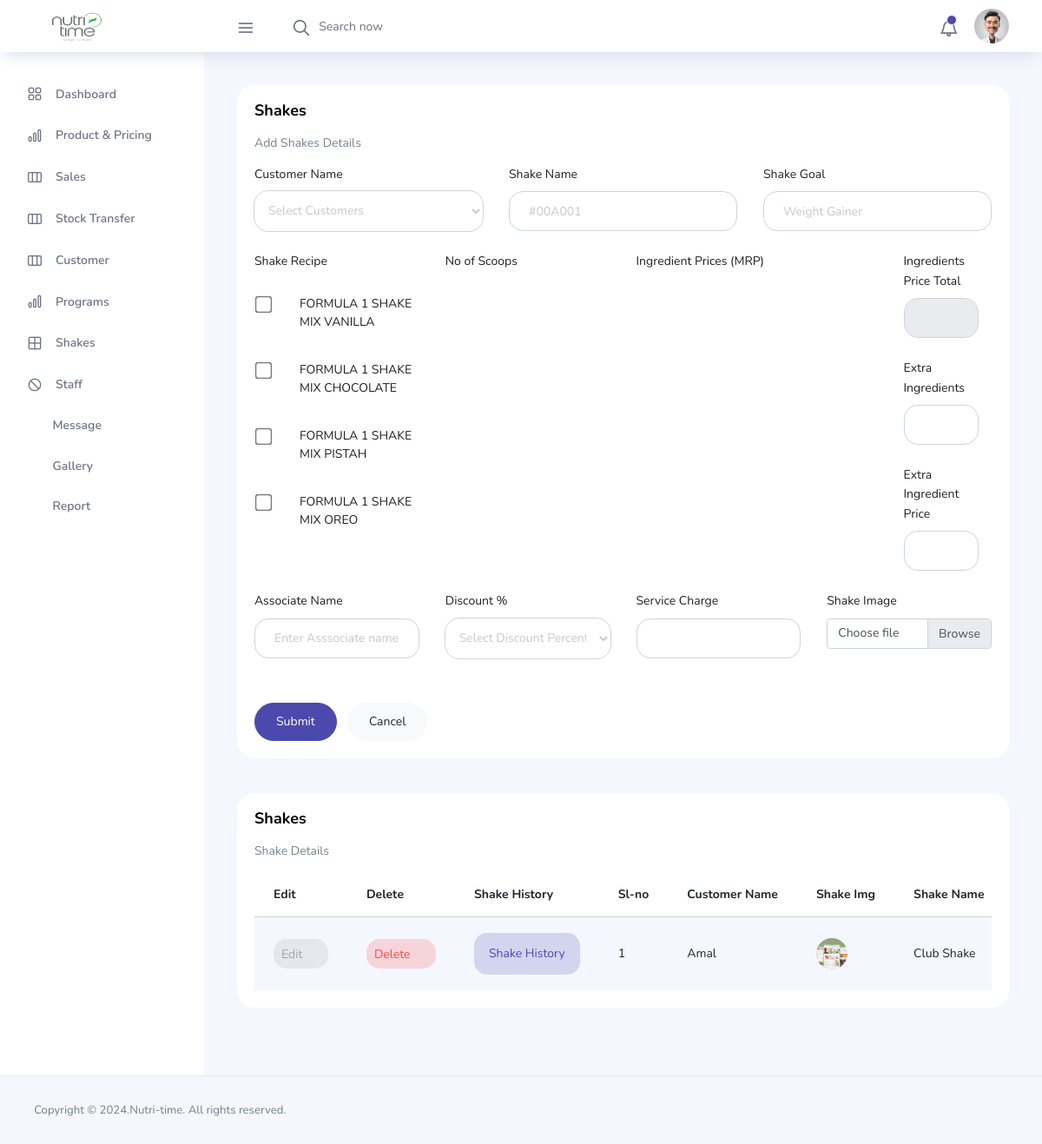
/Admin/pages/admin-shake.php (signed in), run on an earlier commit of the app's database.
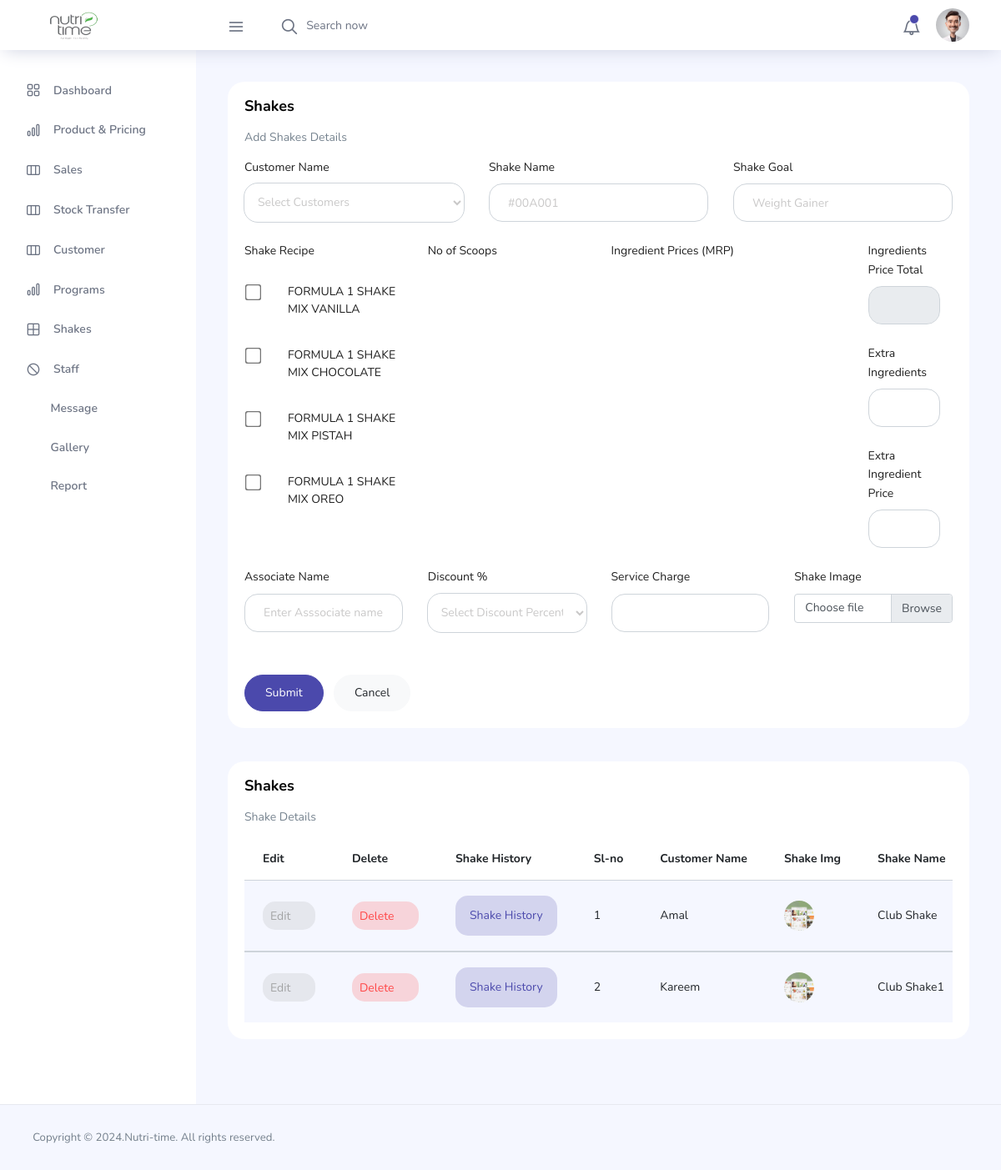
And on a later commit of the database.
### tables this page shows
CREATE TABLE `price` (
  `pri_id` int(11) NOT NULL,
  `pro_name` varchar(50) NOT NULL,
  `pro_code` varchar(20) NOT NULL,
  `pro_category` varchar(50) NOT NULL,
  `pro_subcat` varchar(50) NOT NULL,
  `pro_mrp` varchar(10) NOT NULL,
  `pro_price` varchar(20) NOT NULL,
  `pro_dis0` varchar(10) NOT NULL DEFAULT '1',
  `pro_dis15` varchar(10) NOT NULL,
  `pro_dis25` varchar(10) NOT NULL,
  `pro_dis35` varchar(10) NOT NULL,
  `pro_dis42` varchar(10) NOT NULL,
  `pro_dis50` varchar(10) NOT NULL,
  `pro_vp` varchar(100) NOT NULL,
  `pro_vptotal` varchar(10) NOT NULL,
  `pro_scoop` varchar(10) NOT NULL,
  `pro_scooptotal` varchar(10) NOT NULL,
  `pro_scoopqua` varchar(10) NOT NULL,
  `pro_scoop0` varchar(10) NOT NULL,
  `pro_scoop15` varchar(10) NOT NULL,
  `pro_scoop25` varchar(10) NOT NULL,
  `pro_scoop35` varchar(10) NOT NULL,
  `pro_scoop42` varchar(10) NOT NULL,
  `pro_scoop50` varchar(10) NOT NULL,
  `pro_quantity` varchar(10) NOT NULL,
  `pro_curquantity` varchar(10) NOT NULL,
  `pro_hsn` varchar(200) NOT NULL,
  `pro_img` varchar(100) NOT NULL,
  `pro_date` varchar(100) NOT NULL
);

CREATE TABLE `shake` (
  `shake_id` int(11) NOT NULL,
  `shake_name` varchar(100) NOT NULL,
  `shake_assoc` varchar(100) NOT NULL,
  `customer_id` int(10) NOT NULL,
  `customer_name` varchar(100) NOT NULL,
  `shake_goal` varchar(100) NOT NULL,
  `shake_recipes` varchar(200) NOT NULL,
  `shake_mrp` varchar(100) NOT NULL,
  `shake_scoops` varchar(100) NOT NULL,
  `shake_extra` varchar(25) NOT NULL,
  `shake_extraprice` varchar(10) NOT NULL,
  `shake_discount` varchar(50) NOT NULL,
  `shake_expence` varchar(25) NOT NULL,
  `shake_total` varchar(50) NOT NULL,
  `shake_image` varchar(100) NOT NULL,
  `shake_date` varchar(100) NOT NULL
);

### Admin/pages/admin-shake.php (the view, shortened to what this page needs)
<?php
include './connect.php';
$sh_reci1 = $pro_id = $sh_name1 = $sh_goal1 = $sh_extra1 = $sh_extraprice1 = $sh_expen1 = $sh_raw1 = $sh_disc1 = $sh_id =  $sh_assoc1 = '';
?>
<!DOCTYPE html>
<html lang="en">
<head>
  <link rel="stylesheet" href="../vendors/feather/feather.css">
  <link rel="stylesheet" href="../vendors/ti-icons/css/themify-icons.css">
  <link rel="stylesheet" href="../vendors/css/vendor.bundle.base.css">
  <link rel="stylesheet" href="../css/vertical-layout-light/style.css">
</head>
<body>
  <div class="container-scroller">
    <?php
    include './topbar.php';
    ?>
    <div class="main-panel">
      <div class="content-wrapper">
        <div class="row">
          <div class="col-12 grid-margin stretch-card">
            <div class="card">
              <div class="card-body">
                <h1 class="card-title">Shakes</h1>
                <p class="card-description">Add Shakes Details</p>
                <form method="post" enctype="multipart/form-data" class="forms-sample">
                  <div class="row">
                    <div class="col-lg col-md col-sm col-6">
                      <div class="form-group">
                        <label>Customer Name</label>
                        <select class="form-control" style="border-radius: 16px;" name="cusname">
                          <option selected>Select Customers</option>
                        </select>
                      </div>
                    </div>
                    <div class="col-lg col-md col-sm col-6">
                      <div class="form-group">
                        <label>Shake Name</label>
                        <input type="text" class="form-control" style="border-radius: 16px;" placeholder="#00A001" name="shname" value="<?php echo $sh_name1; ?>" required>
                      </div>
                    </div>
                    <div class="col-lg col-md col-sm col-12">
                      <div class="form-group">
                        <label>Shake Goal</label>
                        <input type="text" class="form-control" style="border-radius: 16px;" placeholder="Weight Gainer" name="shgoal" value="<?php echo $sh_goal1; ?>" required>
                      </div>
                    </div>
                  </div>
                  <div class="row">
  <div class="col-lg-3 col-md col-sm col-12">
    <div class="form-group">
      <label for="exampleSelectGender">Shake Recipe</label><br>
      <?php
      $query = mysqli_query($conn, "SELECT * FROM price");
      while ($row = mysqli_fetch_assoc($query)) {
        $pro_name = $row["pro_name"];
      ?>
        <div class="form-check ml-4 py-2">
          <input class="form-check-input" style="transform:scale(1.5)" type="checkbox" name="shrecipe[]" value="<?php echo $pro_name; ?>" onchange="displayScoopInput(this, '<?php echo $pro_name; ?>')">
          <label class="form-check-label"><?php echo $pro_name; ?></label>
        </div>
      <?php } ?>
    </div>
  </div>
  <div class="col-lg-3 col-md col-sm col-2">
    <div class="form-group">
      <label for="scoops">No of Scoops</label>
    </div>
  </div>
                    <div class="col-lg col-md col-sm col">
                      <div class="form-group">
                        <label>Ingredient Prices (MRP)</label>
                      </div>
                    </div>
                    <div class="col-lg-2 col-md col-sm col">
                      <div class="col">
                        <div class="form-group">
                          <label>Ingredients Price Total</label>
                          <input type="text" class="form-control" style="border-radius: 16px;" id="ingredientsPriceTotal" name="shmrp" readonly required>
                        </div>
                      </div>
                      <div class="col">
                        <div class="form-group">
                          <label>Extra Ingredients</label>
                          <input type="text" class="form-control" style="border-radius: 16px;" name="shextra" value="<?php echo $sh_extra1; ?>" required>
                        </div>
                      </div>
                      <div class="col">
                        <div class="form-group">
                          <label>Extra Ingredient Price</label>
                          <input type="text" class="form-control" style="border-radius: 16px;" name="shextra_price" value="<?php echo $sh_extraprice1; ?>" required>
                        </div>
                      </div>
                    </div>
                  </div>
                  <div class="row">
                    <div class="col-lg col-md col-sm col-7">
                      <div class="form-group">
                        <label>Associate Name</label>
                        <input type="text" class="form-control" style="border-radius: 16px;" name="shassoc" placeholder="Enter Asssociate name" value="<?php echo $sh_assoc1; ?>" required>
                      </div>
                    </div>
                    <div class="col-lg col-md col-sm col-5">
                      <div class="form-group">
                        <label>Discount %</label>
                        <select class="form-control" style="border-radius: 16px;" name="shdiscount" required>
                          <option selected>Select Discount Percentage</option>
                        </select>
                      </div>
                    </div>
                    <div class="col-lg col-md col-sm col-5">
                      <div class="form-group">
                        <label>Service Charge</label>
                        <input type="text" class="form-control" style="border-radius: 16px;" name="shcharge" value="<?php echo $sh_expen1; ?>" required>
                      </div>
                    </div>
                    <div class="col-lg col-md col-sm col-7">
                      <div class="form-group">
                        <label>Shake Image</label>
                        <div class="input-group mb-3">
                          <label class="input-group-text custom-file-label" for="inputGroupFile01">Choose file</label>
                        </div>
                      </div>
                    </div>
                  </div>
                  <input type="submit" class="btn btn-primary mr-2 rounded-pill" name="submitsh" value="Submit">
                  <a href="./admin-shake.php" class="btn btn-light rounded-pill">Cancel</a>
                </form>
              </div>
            </div>
          </div>
          <div class="col-lg-12 grid-margin stretch-card">
            <div class="card">
              <div class="card-body">
                <h4 class="card-title">Shakes</h4>
                <p class="card-description">Shake Details</p>
                <div class="table-responsive">
                  <table class="table table-striped">
                    <thead>
                      <tr>
                        <th>Edit</th>
                        <th>Delete</th>
                        <th>Shake History</th>
                        <th>Sl-no</th>
                        <th>Customer Name</th>
                        <th>Shake Img</th>
                        <th>Shake Name</th>
                      </tr>
                    </thead>
                    <?php
                    $sql = mysqli_query($conn, "SELECT * FROM shake ORDER BY shake_id ");
                    $serialNo = 1;
                    while ($row = mysqli_fetch_assoc($sql)) {
                      $sh_id = $row['shake_id'];
                      $cu_name = $row['customer_name'];
                      $sh_img = $row['shake_image'];
                      $sh_name = $row['shake_name'];
                    ?>
                      <tbody>
                        <tr>
                          <td><a href="admin-shake.php?sid=<?php echo $sh_id; ?>" class="btn btn-inverse-secondary btn-icon-text p-2">Edit<i class="ti-pencil-alt btn-icon-append"></i></a></td>
                          <td><a href="admin-shake.php?sd_id=<?php echo $sh_id; ?>" class="btn btn-inverse-danger btn-icon-text p-2">Delete<i class="ti-trash btn-icon-prepend"></i></a></td>
                          <td><a href="admin-shake.php?cusmdid=<?php echo $sh_id; ?>" class="btn btn-inverse-primary btn-icon-text p-3" data-toggle="modal" data-target="#exampleModal_<?php echo $sh_id; ?>">Shake History</a></td>
                          <td class="py-1"><?php echo $serialNo++; ?></td>
                          <td><?php echo $cu_name; ?></td>
                          <td><img src="../images/shake/<?php echo $sh_img; ?>" alt="" width="50" class="rounded-circle"></td>
                          <td><?php echo $sh_name; ?></td>
                        </tr>
                      </tbody>
                    <?php
                    }
                    ?>
                  </table>
                </div>
              </div>
            </div>
          </div>
        </div>
      </div>
    </div>
  </div>
  <footer class="footer">
    <div class="d-sm-flex justify-content-center justify-content-sm-between">
      <span class="text-muted text-center text-sm-left d-block d-sm-inline-block">Copyright © 2024.Nutri-time. All rights reserved.</span>
    </div>
  </footer>
  </div>
</body>
</html>

### Admin/pages/topbar.php (shortened to what this page needs)
<nav class="navbar col-lg-12 col-12 p-0 fixed-top d-flex flex-row">
  <div class="text-center navbar-brand-wrapper d-flex align-items-center justify-content-center">
    <a class="navbar-brand brand-logo mr-5" href="admin-dashboard.php"><img src="../images/icon.png" class="mr-2" alt="logo" width="90" /></a>
  </div>
  <div class="navbar-menu-wrapper d-flex align-items-center justify-content-end">
    <button class="navbar-toggler navbar-toggler align-self-center" type="button" data-toggle="minimize">
      <span class="icon-menu"></span>
    </button>
    <ul class="navbar-nav mr-lg-2">
      <li class="nav-item nav-search d-none d-lg-block">
        <div class="input-group">
          <div class="input-group-prepend hover-cursor" id="navbar-search-icon">
            <span class="input-group-text" id="search">
              <i class="icon-search"></i>
            </span>
          </div>
          <input type="text" class="form-control" id="navbar-search-input" placeholder="Search now" aria-label="search" aria-describedby="search">
        </div>
      </li>
    </ul>
    <ul class="navbar-nav navbar-nav-right">
      <li class="nav-item dropdown">
        <a class="nav-link count-indicator dropdown-toggle" id="notificationDropdown" href="#" data-toggle="dropdown">
          <i class="icon-bell mx-0"></i>
          <span class="count"></span>
        </a>
      </li>
      <li class="nav-item nav-profile dropdown">
        <a class="nav-link dropdown-toggle" href="#" data-toggle="dropdown" id="profileDropdown">
          <img src="../images/user.jpg" alt="profile" />
        </a>
      </li>
    </ul>
  </div>
</nav>
<div class="container-fluid page-body-wrapper">
  <nav class="sidebar sidebar-offcanvas" id="sidebar">
    <ul class="nav">
      <li class="nav-item">
        <a class="nav-link" href="admin-dashboard.php">
          <i class="icon-grid menu-icon"></i>
          <span class="menu-title">Dashboard</span>
          <i class="menu-arrow"></i>
        </a>
      </li>
      <li class="nav-item">
        <a class="nav-link" data-toggle="collapse" href="#pricing" aria-expanded="false" aria-controls="pricing">
          <i class="icon-bar-graph menu-icon"></i>
          <span class="menu-title">Product & Pricing</span>
          <i class="menu-arrow"></i>
        </a>
      </li>
      <li class="nav-item">
        <a class="nav-link" href="admin-sales.php">
          <i class="icon-columns menu-icon"></i>
          <span class="menu-title">Sales</span>
          <i class="menu-arrow"></i>
        </a>
      </li>
      <li class="nav-item">
        <a class="nav-link" href="admin-stocktrans.php">
          <i class="icon-columns menu-icon"></i>
          <span class="menu-title">Stock Transfer</span>
          <i class="menu-arrow"></i>
        </a>
      </li>
      <li class="nav-item">
        <a class="nav-link" href="admin-customer.php">
          <i class="icon-columns menu-icon"></i>
          <span class="menu-title">Customer</span>
          <i class="menu-arrow"></i>
        </a>
      </li>
      <li class="nav-item">
        <a class="nav-link" data-toggle="collapse" href="#program" aria-expanded="false" aria-controls="program">
          <i class="icon-bar-graph menu-icon"></i>
          <span class="menu-title">Programs</span>
          <i class="menu-arrow"></i>
        </a>
      </li>
      <li class="nav-item">
        <a class="nav-link" href="admin-shake.php">
          <i class="icon-grid-2 menu-icon"></i>
          <span class="menu-title">Shakes</span>
          <i class="menu-arrow"></i>
        </a>
      </li>
      <li class="nav-item">
        <a class="nav-link" href="admin-staff.php">
          <i class="icon-ban menu-icon"></i>
          <span class="menu-title">Staff</span>
          <i class="menu-arrow"></i>
        </a>
      </li>
      <li class="nav-item">
        <a class="nav-link" href="admin-message.php">
          <i class="ti-share menu-icon"></i>
          <span class="menu-title">Message</span>
          <i class="menu-arrow"></i>
        </a>
      </li>
      <li class="nav-item">
        <a class="nav-link" href="admin-gallery.php">
          <i class="ti-share menu-icon"></i>
          <span class="menu-title">Gallery</span>
          <i class="menu-arrow"></i>
        </a>
      </li>
      <li class="nav-item">
        <a class="nav-link" href="admin-report.php">
          <i class="ti-share menu-icon"></i>
          <span class="menu-title">Report</span>
          <i class="menu-arrow"></i>
        </a>
      </li>
    </ul>
  </nav>

What changed in the data, as far as the page shows it:
added shake: customer_name "Kareem", shake_image (picture), shake_name "Club Shake1"
